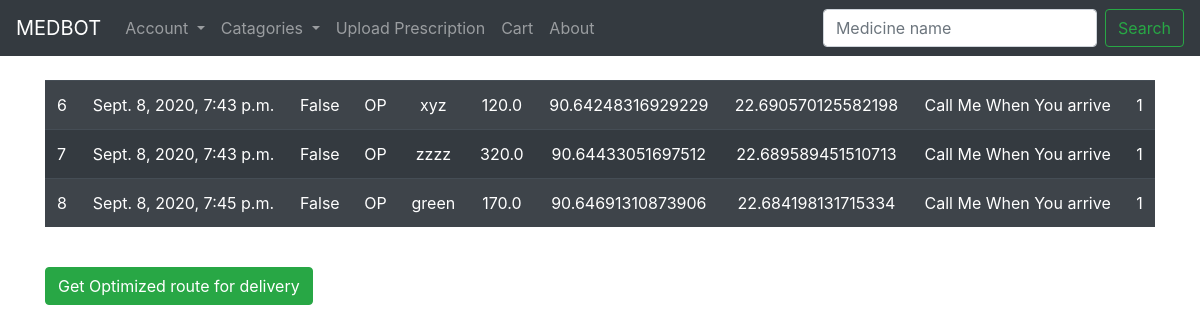
/Pharmacy-Order-History (signed in), run on an earlier commit of the app's database.
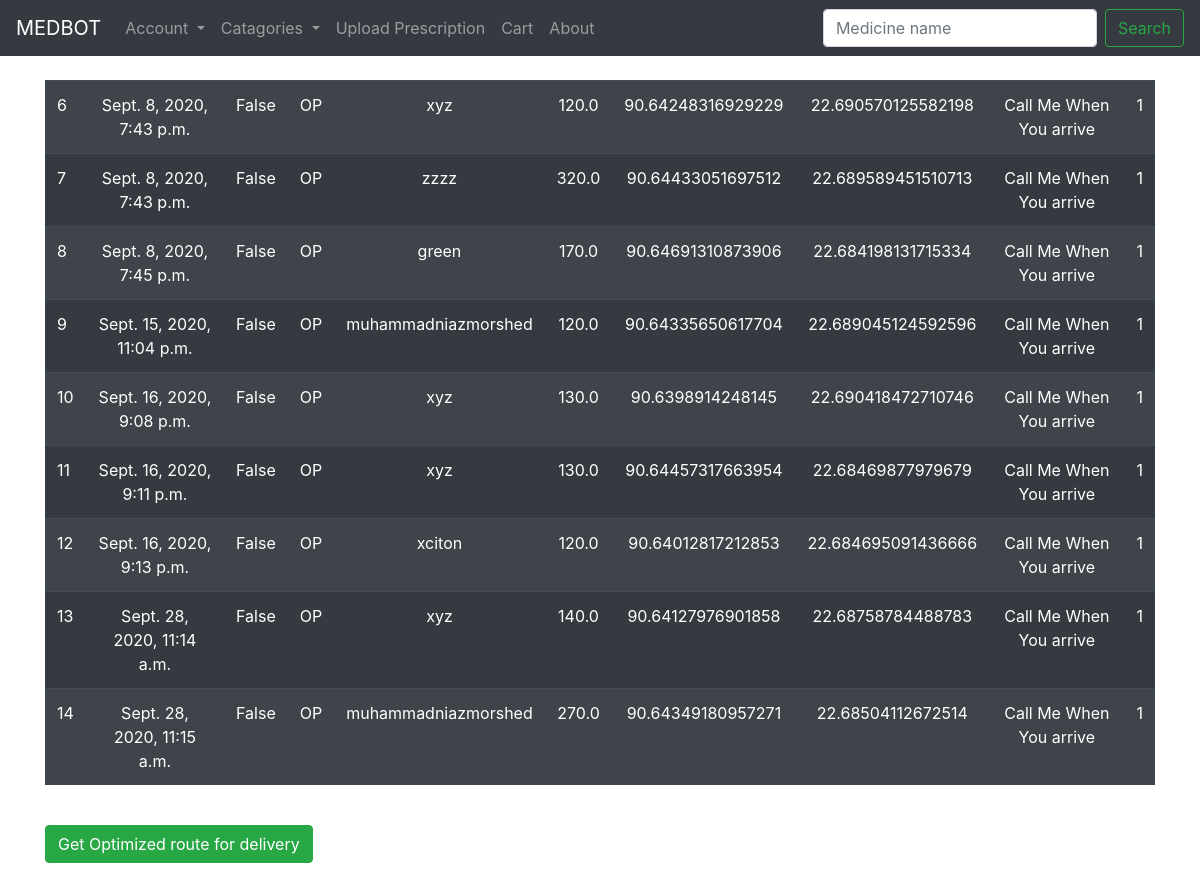
And on a later commit of the database.
### medbot_app/models.py (models this page shows, shortened)
class Order(models.Model):
	ONPROCESS = 'OP'
	ONTHEWAY = 'OTW'
	DELIVERED = 'DV'
	DELIVERYSTATUS = [
		(ONPROCESS, 'Processing'),
		(ONTHEWAY, 'On the way'),
		(DELIVERED, 'Medicine Delivered')
	]
	CASHONDELVRY = 'COD'
	BKASH = 'BKS'
	ROCKET = 'RKT'
	CARD = 'CRD'
	PAYPAL = 'PPL'
	PAYMENTOPTIONS = [
		(CASHONDELVRY, 'Cash On Delivery'),
		(BKASH, 'Bkash'),
		(ROCKET, 'Rocket'),
		(CARD, 'ATM Card'),
		(PAYPAL, 'PayPal')
	]
	order_id = models.BigAutoField(primary_key = True)
	order_date = models.DateTimeField(auto_now_add=True)
	pharmacy_id = models.ManyToManyField(Employee)
	customer_id = models.ForeignKey(Customer, on_delete = models.CASCADE)
	delivery_id = models.ForeignKey(Delivery, on_delete = models.CASCADE)
	delivery_status = models.CharField(max_length = 3, choices = DELIVERYSTATUS, default = ONPROCESS)
	rating = models.IntegerField()
	order_quantity = models.IntegerField(default= 5)
	med_ids = models.ManyToManyField(Inventory)
	order_status = models.BooleanField(default=False)
	order_type = models.CharField(max_length = 3, choices = PAYMENTOPTIONS, default = CASHONDELVRY)
	delivery_note = models.CharField(max_length = 100, default = "Call me when you arrive")
	order_cost = models.CharField(max_length = 10, default = "10")
	order_longT = models.CharField(max_length = 20, default= "90.40")
	order_latiT = models.CharField(max_length = 20, default= "20.40")

class Customer(models.Model):
	customer_name = models.CharField(max_length = 100)
	customer_id = models.BigAutoField(primary_key = True, serialize = False)
	birthdate = models.DateField()
	customer_address = models.CharField(max_length = 254)
	customer_password = models.CharField(max_length = 100)
	customer_email = models.EmailField(max_length = 254)
	customer_phone = models.CharField(max_length = 15)
	customer_longT = models.CharField(max_length = 20, default= "90.40")
	customer_latiT = models.CharField(max_length = 20, default= "20.40")
	def __str__(self):
		return self.customer_name

class Delivery(models.Model):
	DS_id = models.AutoField(primary_key = True)
	DS_start_time = models.TimeField()
	DS_stop_time = models.TimeField()
	DS_capacity = models.IntegerField(default = 15)
	DS_status = models.BooleanField(default = True)
	def __str__(self):
		return str(self.DS_id)

### medbot_app/views.py (the view)
# urls.py: path('Pharmacy-Order-History', views.orderHistoryE, name='orderHistoryE'),
def orderHistoryE(request):
	if request.session.is_empty():
		return redirect('loginC')
	else:
		obj = Order.objects.filter(pharmacy_id = request.session['userId'])
		context = {'all': obj}
		return render(request, 'orderHistoryE.html', context)

### medbot_app/templates/orderHistoryE.html (shortened to what this page needs)
{% extends 'baseE.html' %}
{% block content %}
	<form action="{% url 'opRouteE' %}" method="POST">
	{% if all %}
	<table class="table table-striped table-dark">
		{% for things in all %}
			<tr>
				<td>{{ things.order_id }}</td>
				<td><center>{{ things.order_date }}</center></td>
				<td><center>{{ things.order_status }}</td>
				<td><center>{{ things.delivery_status }}</td>
				<td><center>{{ things.customer_id }}</td>
				<td><center>{{ things.order_cost }}</td>
				<td><center>{{ things.order_longT }}</td>
				<td><center>{{ things.order_latiT }}</td>
				<td><center>{{ things.delivery_note }}</td>
				<td><center>{{ things.delivery_id }}</td>
		{% endfor %}
	</table>
	{% endif %}
	<div>
		<button  type="submit" id="orderOK" class="btn btn-success my-4" onclick="{% url 'opRouteE' %}">Get Optimized route for delivery</button>
	</div>
	</form>
{% endblock %}

What changed in the data, as far as the page shows it:
added Order: order_id "9", order_date "Sept. 15, 2020, 11:04 p.m.", order_status "False", delivery_status "OP", customer_id "muhammadniazmorshed", order_cost "120.0", order_longT "90.64335650617704", order_latiT "22.689045124592596", delivery_note "Call Me When You arrive", delivery_id "1"
added Order: order_id "10", order_date "Sept. 16, 2020, 9:08 p.m.", order_status "False", delivery_status "OP", customer_id "xyz", order_cost "130.0", order_longT "90.6398914248145", order_latiT "22.690418472710746", delivery_note "Call Me When You arrive", delivery_id "1"
added Order: order_id "11", order_date "Sept. 16, 2020, 9:11 p.m.", order_status "False", delivery_status "OP", customer_id "xyz", order_cost "130.0", order_longT "90.64457317663954", order_latiT "22.68469877979679", delivery_note "Call Me When You arrive", delivery_id "1"
added Order: order_id "12", order_date "Sept. 16, 2020, 9:13 p.m.", order_status "False", delivery_status "OP", customer_id "xciton", order_cost "120.0", order_longT "90.64012817212853", order_latiT "22.684695091436666", delivery_note "Call Me When You arrive", delivery_id "1"
added Order: order_id "13", order_date "Sept. 28, 2020, 11:14 a.m.", order_status "False", delivery_status "OP", customer_id "xyz", order_cost "140.0", order_longT "90.64127976901858", order_latiT "22.68758784488783", delivery_note "Call Me When You arrive", delivery_id "1"
added Order: order_id "14", order_date "Sept. 28, 2020, 11:15 a.m.", order_status "False", delivery_status "OP", customer_id "muhammadniazmorshed", order_cost "270.0", order_longT "90.64349180957271", order_latiT "22.68504112672514", delivery_note "Call Me When You arrive", delivery_id "1"
